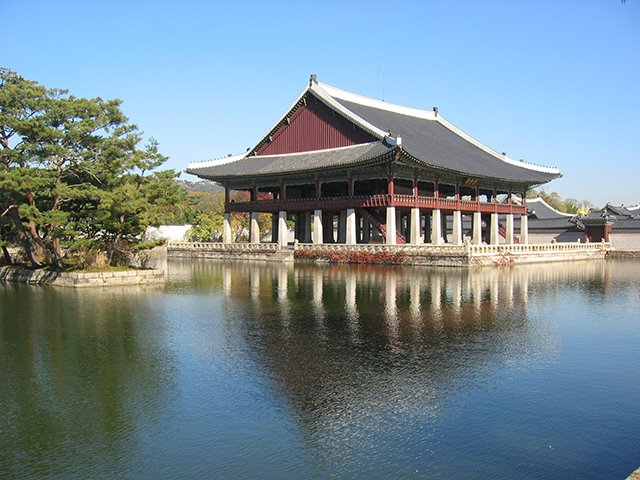
//> input picture test.jpg, 640 x 480 px
$ ./04_Mask_Operations_on_Matrices ../test.jpg ../1.jpg   (built with g++ and OpenCV 4)
//> lines starting //> are read from the running program, lines starting //| are printed output that depends on the picture; after the words box and inside, x2 and y2 are one past the last pixel; in counts of white or black regions, pixels touching at a corner belong together
#include <iostream>
#include <cstring>
#include <sstream>
#include <cmath>
#include <vector>
#include <initializer_list>

#include <opencv2/core.hpp>
#include <opencv2/imgcodecs.hpp>
#include <opencv2/imgproc.hpp>
#include <opencv2/highgui.hpp>

using namespace cv;
using std::string;
using std::stringstream;
using std::vector;
using std::initializer_list;
using std::cin;
using std::cout;
using std::endl;

static void help(char* progName)
{
    cout
        << "This program shows how to filter images with mask:\n"
        << "the write it yourself and the filter2d way.\n"
        << "Usage:\n"
        << progName << " [image path][G]\n" << endl;
}

void Sharpen(const Mat& Image, Mat& Result);

int main(int argc, char* argv[])
{
    help(argv[0]);
    Mat src, dst0, dst1;

    if (argc == 3 && !strcmp("G", argv[2]))
    {
        src = imread(argv[1], IMREAD_GRAYSCALE);
    }
    else
    {
        src = imread(argv[1], IMREAD_COLOR);
//> src is the input picture: 480 rows x 640 cols, CV_8UC3; mean B, G, R 147.2, 138.2, 119.2
    }

    if (src.empty())
    {
        cout << "Can't open image [" << argv[1] << "]" << endl;
        return -1;
    }


    namedWindow("Input", WINDOW_AUTOSIZE);
    namedWindow("Hand written", WINDOW_AUTOSIZE);
    namedWindow("Build in", WINDOW_AUTOSIZE);

    imshow("Input", src);
    double t = (double)getTickCount();

    Sharpen(src, dst0);

    t = ((double)getTickCount() - t) / getTickFrequency();
    cout << "Hand written function time passed: " << t << " s." << endl;

    imshow("Hand written", dst0);
    waitKey(0);

    Mat kernel = (Mat_<char>(3, 3) <<
        0, -1, 0,
        -1, 5, -1,
        0, -1, 0);
    t = (double)getTickCount();
    filter2D(src, dst1, src.depth(), kernel);
    t = ((double)getTickCount() - t) / getTickFrequency();
    cout << "Built-in filter2D time passed: " << t << " s." << endl;
    imshow("Build in", dst1);
    waitKey();

    return 0;
}


void Sharpen(const Mat& Image, Mat& Result)
{
    //! [8_bit]
    CV_Assert(Image.depth() == CV_8U);  // accept only uchar images
    //! [8_bit]

    //! [create_channels]
    const int nChannels = Image.channels();
//> nChannels = 3
    Result.create(Image.size(), Image.type());
    //! [create_channels]

    //! [basic_method_loop]
    for (int j = 1; j < Image.rows - 1; ++j)
    {
        const uchar* previous = Image.ptr<uchar>(j - 1);
        const uchar* current = Image.ptr<uchar>(j);
        const uchar* next = Image.ptr<uchar>(j + 1);

        uchar* output = Result.ptr<uchar>(j);

        for (int k = nChannels; k < nChannels * (Image.cols - 1); ++k)
        {
            *output++ = saturate_cast<uchar>(5 * current[k]
                - current[k - nChannels] - current[k + nChannels] - previous[k] - next[k]);
        }
    }
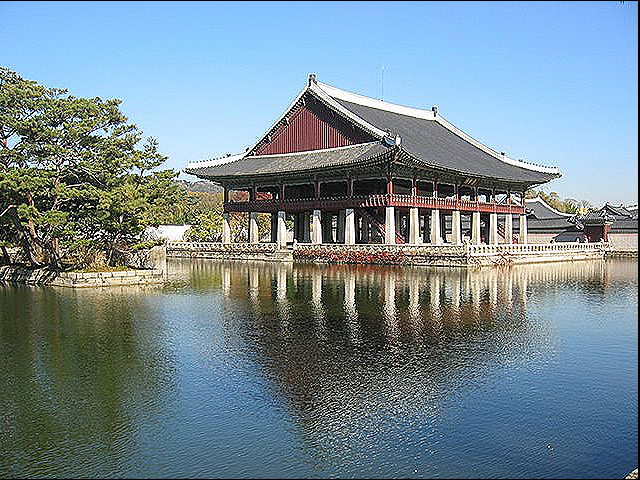
//> Result: 480 rows x 640 cols, CV_8UC3; mean B, G, R 147, 137.2, 118.1
    //! [basic_method_loop]

    //! [borders]
    Result.row(0).setTo(Scalar(0));
    Result.row(Result.rows - 1).setTo(Scalar(0));
    Result.col(0).setTo(Scalar(0));
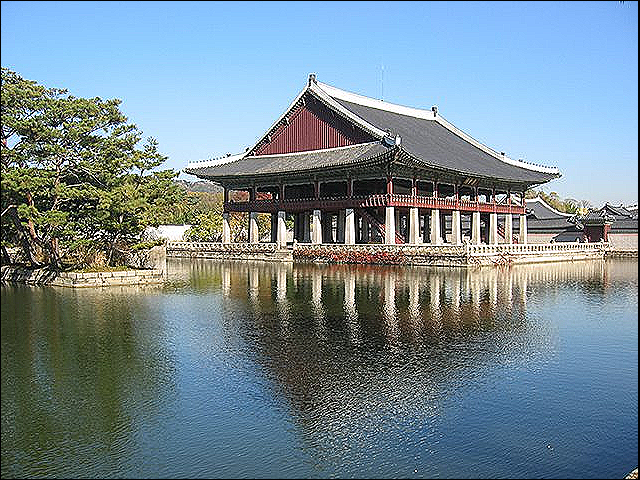
//> Result: 480 rows x 640 cols, CV_8UC3; 0.14% of pixels changed, all inside (x1, y1, x2, y2) = (0, 1, 1, 479)
//> in main, `filter2D(src, dst1, src.depth(), kernel);`:
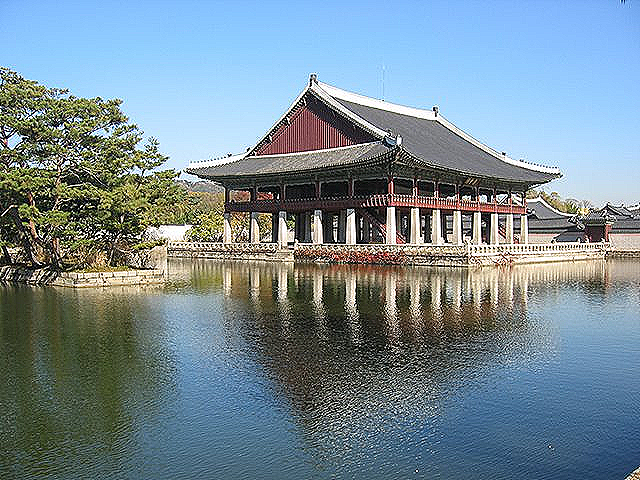
//> dst1: 480 rows x 640 cols, CV_8UC3; mean B, G, R 148.2, 138.2, 118.8
    Result.col(Result.cols - 1).setTo(Scalar(0));
    //! [borders]
}
//! [basic_method]

$ run again, on road.jpg
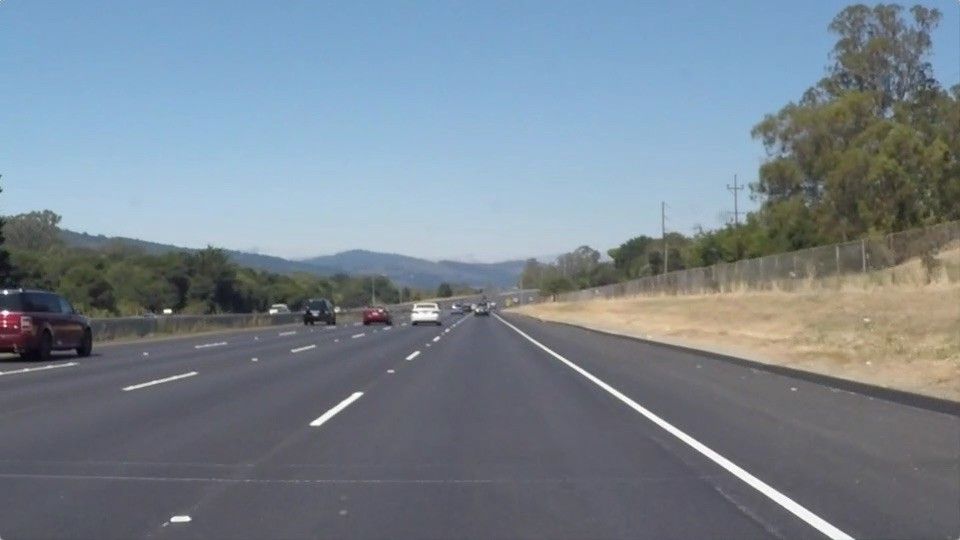
//> input picture road.jpg, 960 x 540 px
//> src is the input picture: 540 rows x 960 cols, CV_8UC3; mean B, G, R 143.7, 132.5, 120.3
//> after the loop in Sharpen, `for (int j = 1; j < Image.rows - 1; ++j)`:
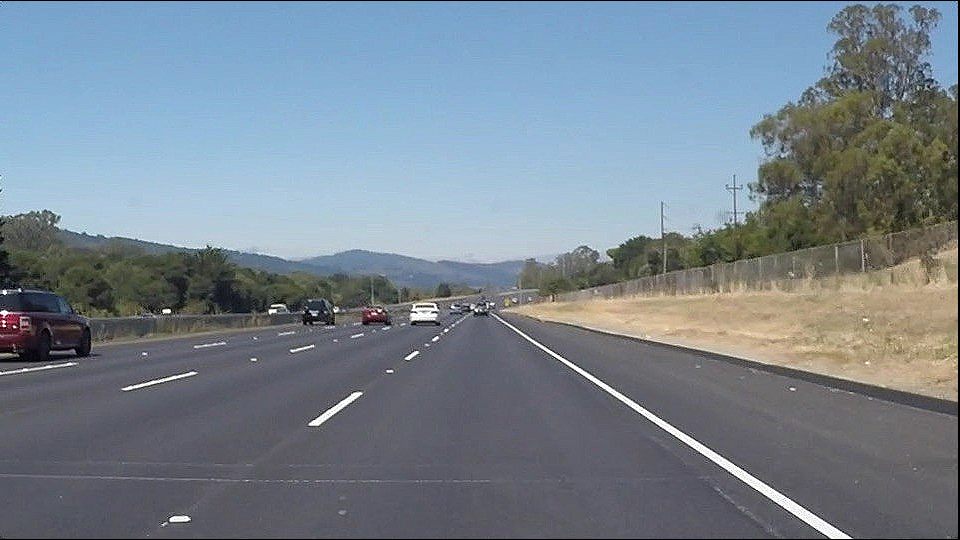
//> Result: 540 rows x 960 cols, CV_8UC3; mean B, G, R 142.8, 131.8, 119.5
//> in Sharpen, `Result.col(0).setTo(Scalar(0));`:
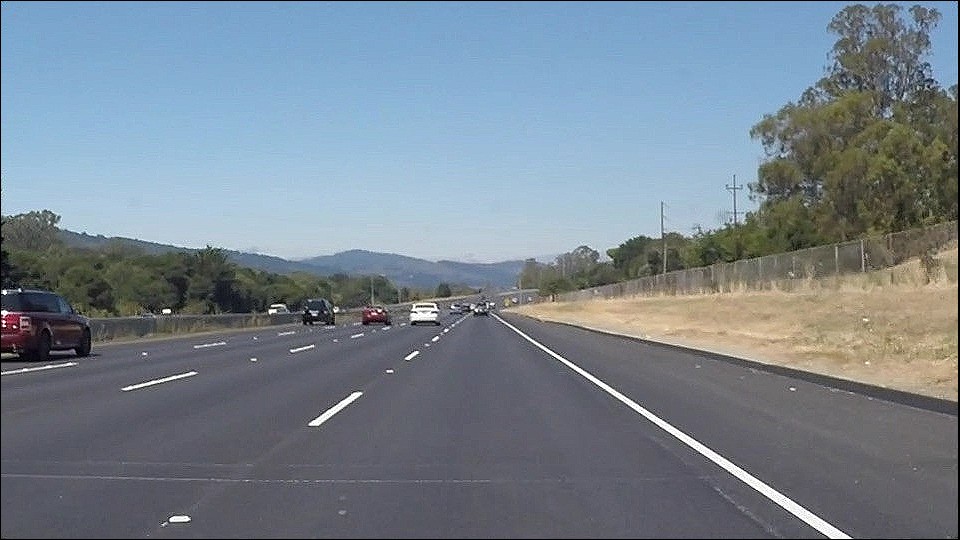
//> Result: 540 rows x 960 cols, CV_8UC3; 0.1% of pixels changed, all inside (x1, y1, x2, y2) = (0, 1, 1, 539)
